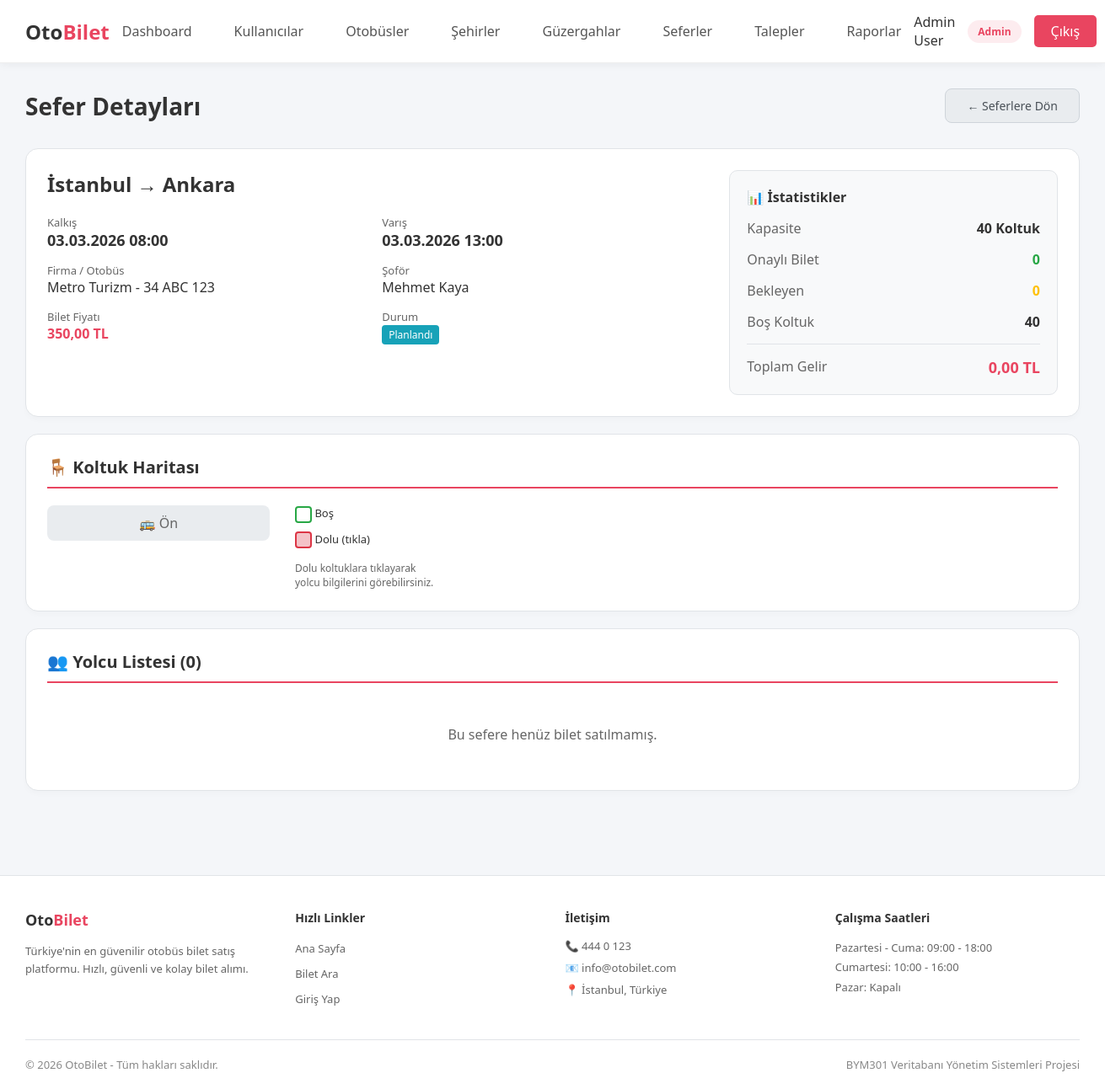
Page /admin/schedule_details.php?id=1 (signed in) on the committed database.
### tables this page shows
CREATE TABLE schedules (
    id INT PRIMARY KEY AUTO_INCREMENT,
    route_id INT NOT NULL,
    bus_id INT NOT NULL,
    driver_id INT,
    departure_time DATETIME NOT NULL,
    arrival_time DATETIME NOT NULL,
    price DECIMAL(10,2) NOT NULL,
    status ENUM('scheduled', 'departed', 'completed', 'cancelled') DEFAULT 'scheduled',
    created_at TIMESTAMP DEFAULT CURRENT_TIMESTAMP,
    FOREIGN KEY (route_id) REFERENCES routes(id),
    FOREIGN KEY (bus_id) REFERENCES buses(id),
    FOREIGN KEY (driver_id) REFERENCES users(id)
);

CREATE TABLE bus_companies (
    id INT PRIMARY KEY AUTO_INCREMENT,
    name VARCHAR(100) NOT NULL UNIQUE,
    logo_url VARCHAR(255),
    phone VARCHAR(20),
    email VARCHAR(100),
    is_active TINYINT(1) DEFAULT 1,
    created_at TIMESTAMP DEFAULT CURRENT_TIMESTAMP
);

CREATE TABLE buses (
    id INT PRIMARY KEY AUTO_INCREMENT,
    company_id INT NOT NULL,
    plate_number VARCHAR(20) NOT NULL UNIQUE,
    model VARCHAR(100),
    capacity INT NOT NULL DEFAULT 40,
    has_wifi TINYINT(1) DEFAULT 0,
    has_tv TINYINT(1) DEFAULT 0,
    is_active TINYINT(1) DEFAULT 1,
    created_at TIMESTAMP DEFAULT CURRENT_TIMESTAMP,
    FOREIGN KEY (company_id) REFERENCES bus_companies(id)
);

CREATE TABLE users (
    id INT PRIMARY KEY AUTO_INCREMENT,
    user_type_id INT NOT NULL,
    email VARCHAR(100) NOT NULL UNIQUE,
    password VARCHAR(255) NOT NULL,
    full_name VARCHAR(100) NOT NULL,
    phone VARCHAR(20),
    tc_no VARCHAR(11),
    gender ENUM('erkek', 'kadin') NULL,
    is_active TINYINT(1) DEFAULT 1,
    created_at TIMESTAMP DEFAULT CURRENT_TIMESTAMP,
    updated_at TIMESTAMP DEFAULT CURRENT_TIMESTAMP ON UPDATE CURRENT_TIMESTAMP,
    FOREIGN KEY (user_type_id) REFERENCES user_types(id)
);

### admin/schedule_details.php (the view, shortened to what this page needs)
<?php
require_once __DIR__ . '/../includes/header.php';
$database = new Database();
$db = $database->getConnection();
$schedule_id = isset($_GET['id']) ? intval($_GET['id']) : 0;
$stmt = $db->prepare("
    SELECT s.*, c1.name as from_city, c2.name as to_city,
           b.plate_number, b.capacity, bc.name as company_name,
           u.full_name as driver_name, b.id as bus_id
    FROM schedules s
    INNER JOIN routes r ON s.route_id = r.id
    INNER JOIN cities c1 ON r.from_city_id = c1.id
    INNER JOIN cities c2 ON r.to_city_id = c2.id
    INNER JOIN buses b ON s.bus_id = b.id
    INNER JOIN bus_companies bc ON b.company_id = bc.id
    LEFT JOIN users u ON s.driver_id = u.id
    WHERE s.id = ?
");
$stmt->execute([$schedule_id]);
$schedule = $stmt->fetch(PDO::FETCH_ASSOC);
$stmt = $db->prepare("
    SELECT bk.id, bk.booking_code, bk.status, bk.created_at,
           u.id as user_id, u.full_name, u.email, u.phone, u.tc_no,
           st.seat_number, st.seat_type,
           p.amount, p.payment_method, p.status as payment_status
    FROM bookings bk
    INNER JOIN users u ON bk.user_id = u.id
    INNER JOIN seats st ON bk.seat_id = st.id
    LEFT JOIN payments p ON bk.id = p.booking_id
    WHERE bk.schedule_id = ?
    ORDER BY st.seat_number
");
$stmt->execute([$schedule_id]);
$bookings = $stmt->fetchAll(PDO::FETCH_ASSOC);
$confirmed_count = count(array_filter($bookings, fn($b) => $b['status'] === 'confirmed'));
$pending_count = count(array_filter($bookings, fn($b) => $b['status'] === 'pending'));
$total_revenue = array_sum(array_map(fn($b) => $b['payment_status'] === 'completed' ? $b['amount'] : 0, $bookings));
?>
<div class="page-header">
    <h1 class="page-title">Sefer Detayları</h1>
    <a href="schedules.php" class="btn btn-secondary">← Seferlere Dön</a>
</div>
<div class="card" style="margin-bottom: 20px;">
    <div style="display: grid; grid-template-columns: 2fr 1fr; gap: 30px;">
        <div>
            <h2 style="color: #333; margin-bottom: 10px; font-size: 24px;">
                <?php echo sanitize($schedule['from_city'] . ' → ' . $schedule['to_city']); ?>
            </h2>
            <div style="display: grid; grid-template-columns: repeat(2, 1fr); gap: 15px; margin-top: 20px;">
                <div>
                    <div style="color: #666; font-size: 13px;">Kalkış</div>
                    <div style="color: #333; font-size: 18px; font-weight: 600;"><?php echo formatDateTime($schedule['departure_time']); ?></div>
                </div>
                <div>
                    <div style="color: #666; font-size: 13px;">Varış</div>
                    <div style="color: #333; font-size: 18px; font-weight: 600;"><?php echo formatDateTime($schedule['arrival_time']); ?></div>
                </div>
                <div>
                    <div style="color: #666; font-size: 13px;">Firma / Otobüs</div>
                    <div style="color: #333;"><?php echo sanitize($schedule['company_name']); ?> - <?php echo sanitize($schedule['plate_number']); ?></div>
                </div>
                <div>
                    <div style="color: #666; font-size: 13px;">Şoför</div>
                    <div style="color: #333;"><?php echo sanitize($schedule['driver_name'] ?? 'Atanmadı'); ?></div>
                </div>
                <div>
                    <div style="color: #666; font-size: 13px;">Bilet Fiyatı</div>
                    <div style="color: #e94560; font-weight: 600;"><?php echo formatMoney($schedule['price']); ?></div>
                </div>
                <div>
                    <div style="color: #666; font-size: 13px;">Durum</div>
                    <div><?php echo getStatusBadge($schedule['status']); ?></div>
                </div>
            </div>
        </div>
        <div style="background: #f8f9fa; border: 1px solid #e1e4e8; border-radius: 10px; padding: 20px;">
            <h3 style="color: #333; margin-bottom: 15px; font-size: 16px;">📊 İstatistikler</h3>
            <div style="display: grid; gap: 15px;">
                <div style="display: flex; justify-content: space-between;">
                    <span style="color: #666;">Kapasite</span>
                    <span style="color: #333; font-weight: 600;"><?php echo $schedule['capacity']; ?> Koltuk</span>
                </div>
                <div style="display: flex; justify-content: space-between;">
                    <span style="color: #666;">Onaylı Bilet</span>
                    <span style="color: #28a745; font-weight: 600;"><?php echo $confirmed_count; ?></span>
                </div>
                <div style="display: flex; justify-content: space-between;">
                    <span style="color: #666;">Bekleyen</span>
                    <span style="color: #ffc107; font-weight: 600;"><?php echo $pending_count; ?></span>
                </div>
                <div style="display: flex; justify-content: space-between;">
                    <span style="color: #666;">Boş Koltuk</span>
                    <span style="color: #333; font-weight: 600;"><?php echo $schedule['capacity'] - $confirmed_count - $pending_count; ?></span>
                </div>
                <div style="border-top: 1px solid #e1e4e8; padding-top: 15px; display: flex; justify-content: space-between;">
                    <span style="color: #666;">Toplam Gelir</span>
                    <span style="color: #e94560; font-weight: bold; font-size: 18px;"><?php echo formatMoney($total_revenue); ?></span>
                </div>
            </div>
        </div>
    </div>
</div>
<div class="card" style="margin-bottom: 20px;">
    <h3 class="card-title">🪑 Koltuk Haritası</h3>
    <div style="display: flex; gap: 30px; align-items: flex-start;">
        <div style="display: grid; grid-template-columns: repeat(4, 60px); gap: 8px; justify-content: center;">
            <div style="grid-column: span 4; text-align: center; padding: 10px; background: #e9ecef; border-radius: 8px; margin-bottom: 10px;">
                <span style="color: #666;">🚌 Ön</span>
            </div>
        </div>
        <div style="font-size: 13px;">
            <div style="margin-bottom: 10px;"><span style="display: inline-block; width: 20px; height: 20px; background: #fff; border: 2px solid #28a745; border-radius: 4px; vertical-align: middle;"></span> Boş</div>
            <div style="margin-bottom: 10px;"><span style="display: inline-block; width: 20px; height: 20px; background: rgba(220,53,69,0.3); border: 2px solid #dc3545; border-radius: 4px; vertical-align: middle;"></span> Dolu (tıkla)</div>
            <p style="color: #666; margin-top: 15px; font-size: 12px;">Dolu koltuklara tıklayarak<br>yolcu bilgilerini görebilirsiniz.</p>
        </div>
    </div>
</div>
<div class="card">
    <h3 class="card-title">👥 Yolcu Listesi (<?php echo count($bookings); ?>)</h3>
    <?php if (empty($bookings)): ?>
        <p style="color: #666; text-align: center; padding: 30px;">Bu sefere henüz bilet satılmamış.</p>
    <?php endif; ?>
</div>
<?php require_once __DIR__ . '/../includes/footer.php'; ?>

### includes/functions.php (shortened to what this page needs)
<?php
function sanitize($input) {
    return htmlspecialchars(trim($input), ENT_QUOTES, 'UTF-8');
}
function formatDateTime($date) {
    return date('d.m.Y H:i', strtotime($date));
}
function formatMoney($amount) {
    return number_format($amount, 2, ',', '.') . ' TL';
}
function getStatusBadge($status) {
    $badges = [
        'pending' => ['Beklemede', '#ffc107', '#000'],
        'confirmed' => ['Onaylandı', '#28a745', '#fff'],
        'cancelled' => ['İptal', '#dc3545', '#fff'],
        'scheduled' => ['Planlandı', '#17a2b8', '#fff'],
        'departed' => ['Yolda', '#007bff', '#fff'],
        'completed' => ['Tamamlandı', '#28a745', '#fff']
    ];
    $badge = $badges[$status] ?? ['Bilinmiyor', '#6c757d', '#fff'];
    return '<span style="background-color:'.$badge[1].';color:'.$badge[2].';padding:3px 8px;border-radius:4px;font-size:12px;">'.$badge[0].'</span>';
}

### includes/header.php (style rules this page uses)
* { margin: 0; padding: 0; box-sizing: border-box; }
body { font-family: 'Segoe UI', Tahoma, Geneva, Verdana, sans-serif; background: #f4f6f9; min-height: 100vh; color: #333; }
.card { background: #ffffff; border-radius: 15px; padding: 25px; margin-bottom: 20px; border: 1px solid #e1e4e8; box-shadow: 0 4px 6px rgba(0,0,0,0.02); }
.card-title { color: #333; font-size: 20px; margin-bottom: 20px; padding-bottom: 10px; border-bottom: 2px solid #e94560; }
.btn { display: inline-block; padding: 10px 25px; border-radius: 8px; text-decoration: none; cursor: pointer; border: none; font-size: 14px; transition: all 0.3s ease; }
.btn-secondary { background: #e9ecef; color: #495057; border: 1px solid #ced4da; }
.page-header { display: flex; justify-content: space-between; align-items: center; margin-bottom: 30px; }
.page-title { color: #333; font-size: 28px; font-weight: 600; }

### rows in the picture
schedules: departure_time "03.03.2026 08:00", arrival_time "03.03.2026 13:00", bus_companies.name "Metro Turizm", bus.plate_number "34 ABC 123", driver.full_name "Mehmet Kaya", price "350,00 TL", status "Planlandı", bus.capacity "40", $schedule['capacity']-$confirmed_count-$pending_count "40"

### other values in the picture
$current_user['full_name'] "Admin User"
$current_user['user_type'] "Admin"
$schedule['from_city'] . ' → ' . $schedule['to_city'] "İstanbul → Ankara"
$confirmed_count "0"
$pending_count "0"
formatMoney($total_revenue) "0,00 TL"
count($bookings) "0"
